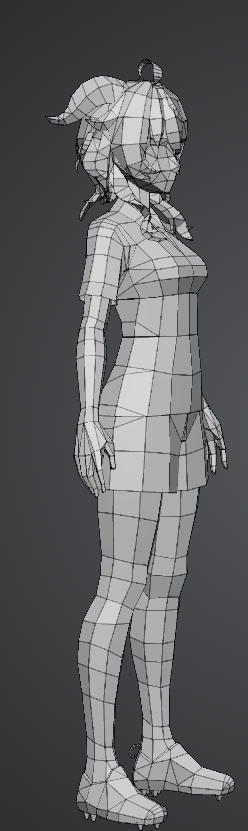
#> input picture reference/body-wire-quarter.png, 248 x 831 px, given in place of ganyu-3view.png, which was not available
$ python extract-ganyu-profile.py
#> lines starting #> are read from the running program, lines starting #| are printed output that depends on the picture; after the words box and inside, x2 and y2 are one past the last pixel; in counts of white or black regions, pixels touching at a corner belong together; pictures that were not available may be replaced by others from this repository, and a replacement may not be noted
#!/usr/bin/env python3
"""extract-ganyu-profile.py — 从用户提供的三视图原图提取身体曲线/颜色分带（不靠记忆）。

输出：
  reference/ganyu-3view.png        原图（已保存）
  reference/ganyu-{front,side,back}.png   三视图裁剪
  reference/ganyu-{front,side,back}-overlay.png  剪影轮廓叠加（人工复核）
  reference/ganyu-profile.json     归一化高度 → 宽度/深度/色带占比（供建模脚本读数）
"""
import json, os
import numpy as np
from PIL import Image, ImageDraw

ROOT = os.path.dirname(os.path.dirname(os.path.abspath(__file__)))
REF = os.path.join(ROOT, 'reference', 'ganyu-3view.png')
OUT = os.path.join(ROOT, 'reference')

img = Image.open(REF).convert('RGB')
#> img is the input picture: PIL image 248x831 RGB; mean R, G, B 95.4, 96.6, 98.3
W, H = img.size
#> W = 248; H = 831
a = np.asarray(img).astype(np.int16)

# 背景 = 图像四角/边缘灰色（均值颜色），前景 = 与背景距离 > 阈值
corners = np.concatenate([a[:4, :4].reshape(-1, 3), a[:4, -4:].reshape(-1, 3),
                          a[-4:, :4].reshape(-1, 3), a[-4:, -4:].reshape(-1, 3)])
#> corners = 64 rows, first 8: [45, 46, 49], [45, 46, 49], [45, 46, 49], [45, 46, 49], [45, 46, 48], [44, 46, 48], [45, 46, 48], [44, 46, 48]
bg = corners.mean(axis=0)
#> bg = [49.67, 51.12, 53.64]
dist = np.abs(a - bg).max(axis=2)
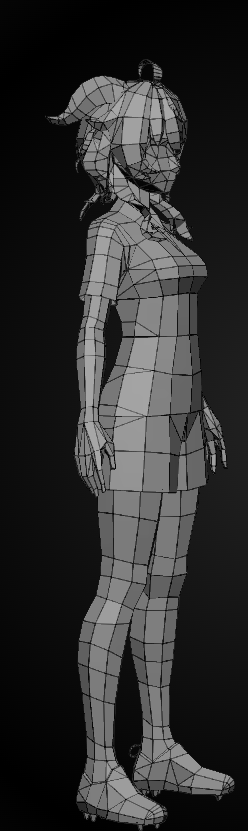
#> dist: shape (831, 248) float64; min 0.359, max 167.3, mean 47.3
fg = dist > 40
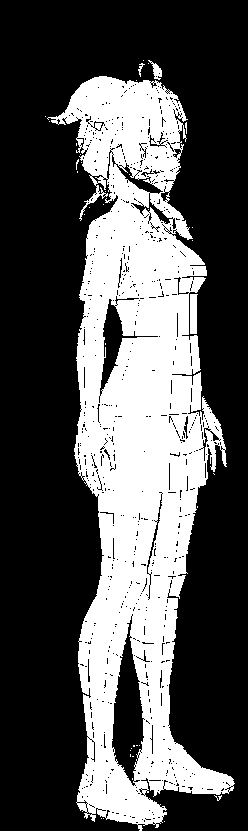
#> fg: shape (831, 248) bool; 33.6% white; 38 white regions (34 under 20 px), largest, box (x1, y1, x2, y2) and area: (47, 76, 235, 831) 68630, (190, 294, 198, 334) 281, (148, 60, 162, 80) 116, (138, 63, 145, 77) 33

def col_ranges(mask, min_gap=20):
#> called with min_gap = 20
    cols = mask.any(axis=0)
    ranges, start = [], None
    for x, v in enumerate(cols):
        if v and start is None: start = x
        elif not v and start is not None:
            if start is not None: ranges.append([start, x]); start = None
#> this loop made 248 passes
#> (v, start) on passes 46, 48: (True, 45), (True, 47)
#> v on passes 1 to 6: False, False, False, False, False, False
#> after the loop, ranges = [[45, 46], [47, 235]]
    if start is not None: ranges.append([start, W])
    # 合并小间隙
    merged = []
    for r in ranges:
        if merged and r[0] - merged[-1][1] < min_gap: merged[-1][1] = r[1]
        else: merged.append(r)
#> this loop made 2 passes
#> after the loop, merged = [[45, 235]]
    return [r for r in merged if r[1] - r[0] > W * 0.08]

views = col_ranges(fg)
#> views = [[45, 235]]
print("VIEW_RANGES:", views)
#| VIEW_RANGES: [[45, 235]]
if len(views) != 3:
    # 兜底：按期望三分
    views = [[0, W // 3], [W // 3, 2 * W // 3], [2 * W // 3, W]]
#> views = [[0, 82], [82, 165], [165, 248]]
    print("forced 3-way split")

names = ['front', 'side', 'back']

def classify(px):
    r, g, b = int(px[0]), int(px[1]), int(px[2])
    if r > 200 and g > 200 and b > 200: return 'white'
    if b > 150 and b > r + 30 and b > g + 10: return 'hair'      # 浅蓝发
    if r > 150 and g > 110 and b > 90 and r > g > b: return 'skin'  # 肤色（粉/黄白）
    if r < 90 and g < 90 and b < 90: return 'dark'
    if r > 100 and r > g + 50 and r > b + 50: return 'red'        # 暗红角
    if b > r + 20 and b > g + 8: return 'blue'
    return 'other'

classes = ['white', 'hair', 'skin', 'blue', 'red', 'dark', 'other']
profile = {}
for name, (x0, x1) in zip(names, views):
    sub = fg[:, x0:x1]
    ys = np.where(sub.any(axis=1))[0]
    if len(ys) == 0: continue
    y0, y1 = int(ys.min()), int(ys.max())   # y0=顶部, y1=脚底
    subimg = a[y0:y1 + 1, x0:x1]
    subfg = sub[y0:y1 + 1]
    hh = y1 - y0 + 1
    # 中轴：脚/腿行（w 较小、双臂未张开）的中点中位数
    axis = None
    cand_axis = []
    for k in range(4, 24):
        yy = int(round((63 - k) / 63.0 * (hh - 1)))
        m = subfg[yy]
        xs2 = np.where(m)[0]
        if len(xs2): cand_axis.append((xs2.min() + xs2.max()) / 2)
    if cand_axis:
        cand_axis.sort()
        axis = cand_axis[len(cand_axis) // 2]
    def row_runs(m, xs):
        runs, s = [], None
        for xx in range(int(xs.min()), int(xs.max()) + 2):
            if xx <= int(xs.max()) and m[xx]:
                if s is None: s = xx
            else:
                if s is not None: runs.append([s, xx - 1]); s = None
        return runs
    # 归一化行样本（0=脚底, 1=头顶），64 档
    rows = []
    for k in range(64):
        yy = int(round((63 - k) / 63.0 * (hh - 1)))
        row = max(0, min(hh - 1, yy))
        m = subfg[row]
        xs = np.where(m)[0]
        if len(xs) == 0:
            rows.append({'h': round(k / 63.0, 3), 'w': 0, 'bodyW': 0, 'minX': 0, 'maxX': 0, 'bands': {}})
            continue
        wpx = int(xs.max() - xs.min() + 1)
        # 身体宽度 = 包含身体中轴（axis）的连续段（避开张开的双臂/马尾，提取躯干/腿主段）
        runs = row_runs(m, xs)
        bodyW = 0
        if runs:
            cand = None
            if axis is not None:
                for r in runs:
                    if r[0] - 6 <= axis <= r[1] + 6: cand = r; break
            if cand is None:
                cand = min(runs, key=lambda r: abs((r[0] + r[1]) / 2 - (axis if axis is not None else (xs.min() + xs.max()) / 2)))
            # 若中轴 run 明显小于最大 run（臂/发与躯干分离），仍以中轴 run 为准（躯干主体）
            bodyW = int(cand[1] - cand[0] + 1)
        counts = {}
        for j in xs:
            c = classify(subimg[row, int(j)])
            counts[c] = counts.get(c, 0) + 1
        tot = sum(counts.values()) or 1
        rows.append({'h': round(k / 63.0, 3), 'w': wpx, 'bodyW': bodyW,
                     'minX': int(xs.min()), 'maxX': int(xs.max()),
                     'runsPx': [[int(a), int(b)] for a, b in runs],
                     'bands': {c: round(v / tot, 3) for c, v in counts.items()}})
    # 平滑身体宽度（5 点中值，过滤影子行）
    bw = [r['bodyW'] for r in rows]
    for i in range(len(rows)):
        lo = max(0, i - 2); hi = min(len(rows), i + 3)
        vals = [bw[j] for j in range(lo, hi) if bw[j] > 2]
        if vals: rows[i]['bodyW'] = int(sorted(vals)[len(vals) // 2])
    profile[name] = {'x0': x0, 'x1': x1, 'yTop': y0, 'yBot': y1, 'heightPx': hh, 'axis': axis, 'rows': rows}
    # 保存裁剪图 + 轮廓叠加
    crop = img.crop((x0, y0, x1, y1 + 1))
    crop.save(os.path.join(OUT, f'ganyu-{name}.png'))
    ov = crop.convert('RGB').copy()
    d = ImageDraw.Draw(ov)
    for row in rows:
        yy = int((1 - row['h']) * (hh - 1))
        if row['w']:
            d.line([(row['minX'], yy), (row['maxX'], yy)], fill=(255, 0, 0), width=1)
    ov.save(os.path.join(OUT, f'ganyu-{name}-overlay.png'))
#> this loop made 3 passes
#> (y0, y1, hh) on passes 1 to 2: (84, 810, 727), (60, 830, 771)
#> pass 1, `sub = fg[:, x0:x1]`:
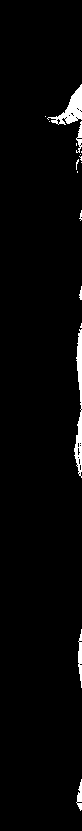
#> sub: shape (831, 82) bool; 2.3% white; 17 white regions (11 under 20 px), largest, box (x1, y1, x2, y2) and area: (74, 329, 82, 478) 586, (47, 84, 82, 125) 533, (78, 629, 82, 688) 153, (76, 779, 82, 811) 103, (76, 121, 82, 153) 94, (79, 286, 82, 300) 27
#> pass 1, `subimg = a[y0:y1 + 1, x0:x1]`:
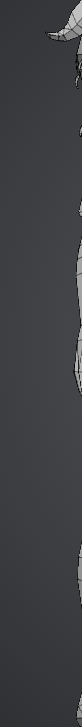
#> subimg: shape (727, 82, 3) int16; mean R, G, B 61.1, 62.9, 65.4
#> pass 1, `subfg = sub[y0:y1 + 1]`:
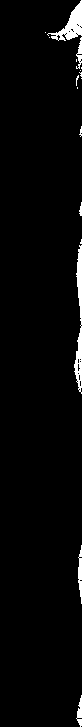
#> subfg: shape (727, 82) bool; 2.6% white; 17 white regions (11 under 20 px), largest, box (x1, y1, x2, y2) and area: (74, 245, 82, 394) 586, (47, 0, 82, 41) 533, (78, 545, 82, 604) 153, (76, 695, 82, 727) 103, (76, 37, 82, 69) 94, (79, 202, 82, 216) 27
#> after the loop:
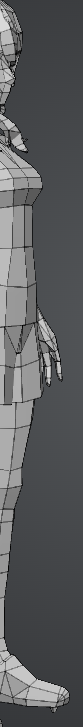
#> crop: PIL image 83x727 RGB; mean R, G, B 90.8, 92.3, 94.2
#> after the loop:
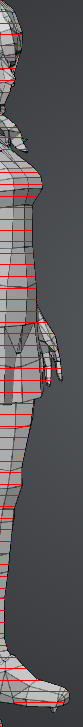
#> ov: PIL image 83x727 RGB; mean R, G, B 93.7, 88.5, 90.4

with open(os.path.join(OUT, 'ganyu-profile.json'), 'w') as f:
    json.dump(profile, f, ensure_ascii=False, indent=1)

# ---------- 生成「测量环」：front 宽度 + side 深度 → 世界截面环（供建模脚本直接使用） ----------
H_M = 1.18  # 脚底→发顶/角顶 总高（米），按我们模型世界比例
def nearest(rows, h):
    return min(rows, key=lambda r: abs(r['h'] - h))
RINGS_HS = [0.46, 0.52, 0.58, 0.64, 0.70, 0.76, 0.82, 0.88, 0.94]
rings = []
for h in RINGS_HS:
    fr = nearest(profile['front']['rows'], h)
    sd = nearest(profile['side']['rows'], h)
    sy = profile['front']['heightPx']
    ss = profile['side']['heightPx']
    scale_f = H_M / max(sy, 1)
    scale_s = H_M / max(ss, 1)
    rx = max(fr['bodyW'] or fr['w'], 0) / 2 * scale_f
    ry = max(sd['bodyW'] or sd['w'], 0) / 2 * scale_s
    bands = fr['bands']
#> (the run stopped early here; a loop or call above may not have finished)
